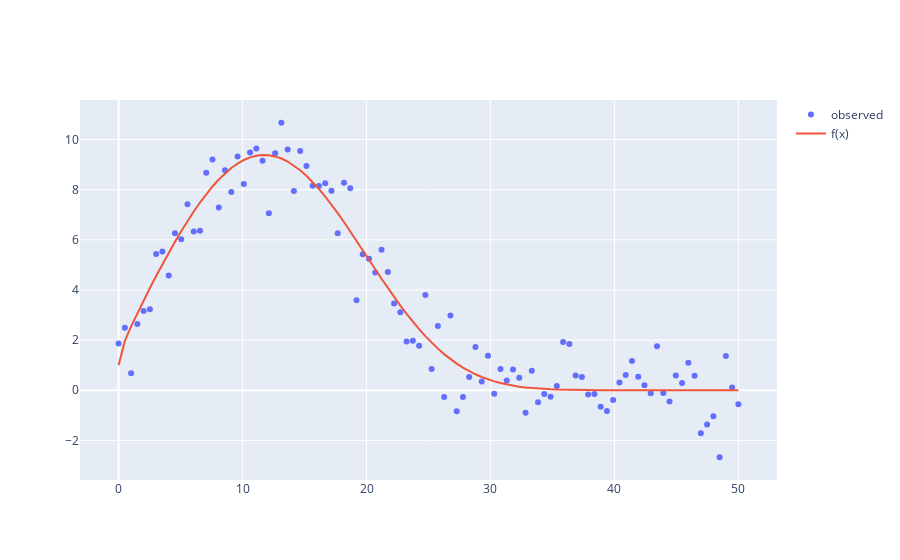

The notebook cell this image was saved under:
### Code cell
fig = go.Figure()

fig.add_trace(go.Scatter(x=x, y=y, mode='markers', name='observed'))
fig.add_trace(go.Scatter(x=x, y=f, mode='lines', name='f(x)'))
